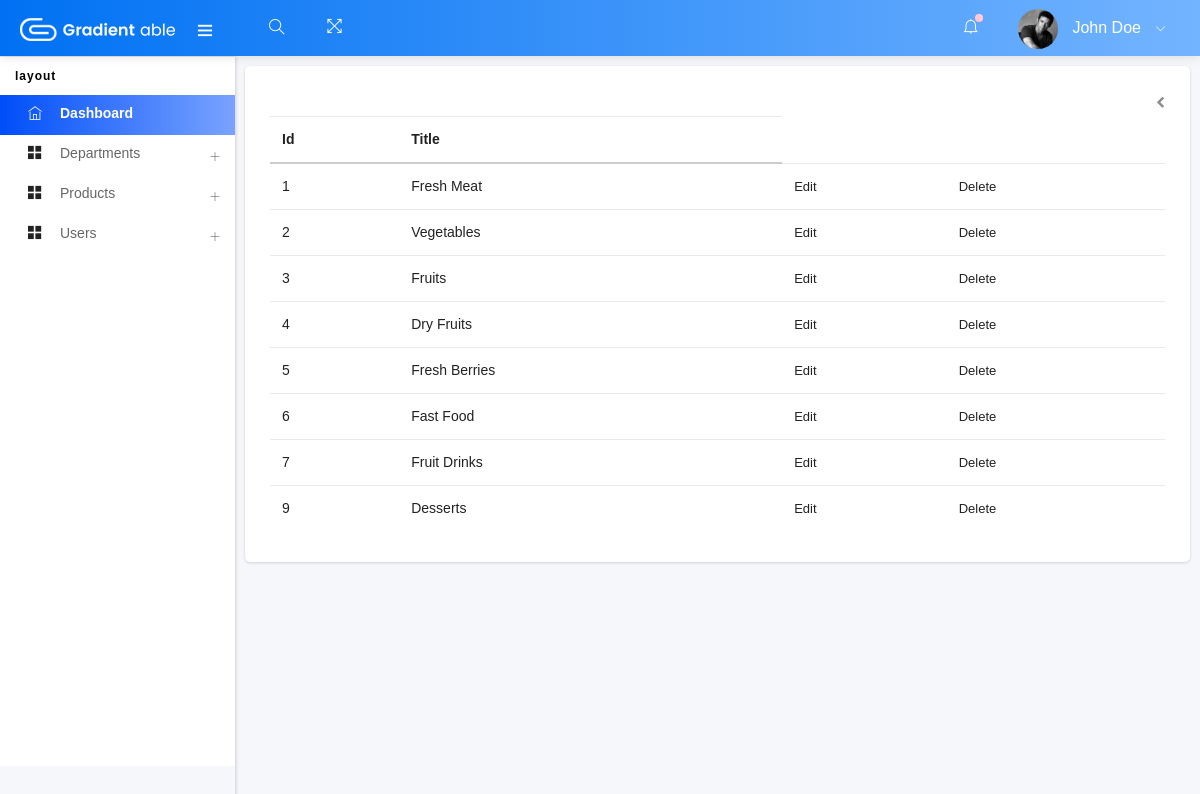
The app's page /admin/view_all_departments.php with its own data.
### tables this page shows
CREATE TABLE `departments` (
  `id` int(11) NOT NULL,
  `title` varchar(255) NOT NULL,
  `img` varchar(255) NOT NULL
);

### admin/view_all_departments.php (the view, shortened to what this page needs)
<?php include 'includes/header.php' ?>
 <?php include 'includes/nav.php' ?>
<div class="pcoded-content">
                        <div class="pcoded-inner-content">
                                    <div class="page-body">
                                        <div class="row">
                                            <div class="col-sm-12">
                                                     <div class="card">
                                        <div class="card-header">
                                            <div class="card-header-right">
												<ul class="list-unstyled card-option">
													<li><i class="fa fa-chevron-left"></i></li>
												</ul>
											</div>
                                        </div>
                                        <div class="card-block table-border-style">
                                            <div class="table-responsive">
                                                <table class="table table-hover">
                                                    <thead>
                                                        <tr>
                                                            <th>Id</th>
                                                            <th>Title</th>
                                                        </tr>
                                                    </thead>
                                                    <tbody>
    <?php
    $query = "SELECT * FROM departments";
    $select_users = mysqli_query($connection,$query);
    while($row = mysqli_fetch_assoc($select_users)) {
        $id         = $row['id'];
        $title      = $row['title'];
    printf('   <tr>
                <td>%s</td>
                <td>%s</td>
                <td><a href="edit_department.php?id=%s">Edit</a></td>
                <td><a href="">Delete</a></td>
                </tr> ',
       $id,
       $title,
       $id
          );
    }
?>
                                                    </tbody>
                                                </table>
                                            </div>
                                        </div>
                                    </div>
<?php include "includes/footer.php" ?>

### records on screen
departments: id "1", title "Fresh Meat"
departments: id "2", title "Vegetables"
departments: id "3", title "Fruits"
departments: id "4", title "Dry Fruits"
departments: id "5", title "Fresh Berries"
departments: id "6", title "Fast Food"
departments: id "7", title "Fruit Drinks"
departments: id "9", title "Desserts"
